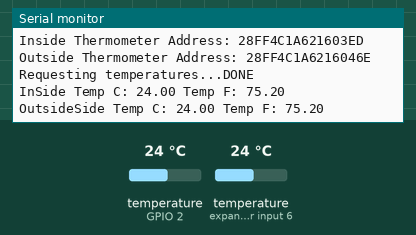
The program below on a simulated ESP8266 (Wemos D1 mini). Parts: the last lines printed to the serial monitor. The test bench sets the inputs (shaded band); at power-on: temperature (sensors on GPIO 2, expander input 6) 24 °C.

Above: at 1.2 s.
1.3 s: temperature (sensor on GPIO 2) set to 12 °C
At 1.34 s:
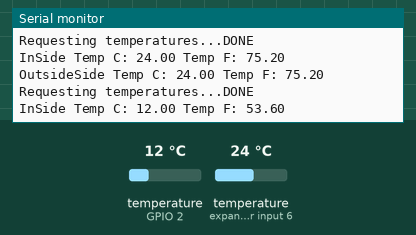
2.9 s: temperature (sensor on expander input 6) set to 12 °C
At 4.2 s:
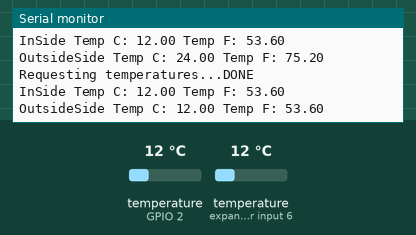
4.5 s: temperature (sensor on GPIO 2) set to 19 °C
At 5.5 s:
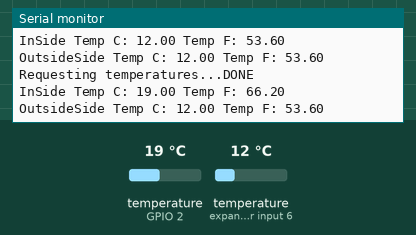
6.1 s: temperature (sensor on expander input 6) set to 19 °C
At 7.8 s:
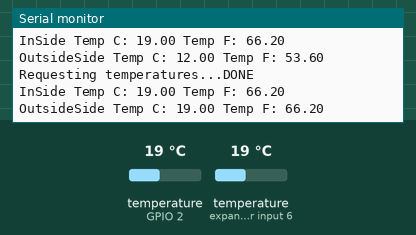
Timing chart, 0 to 8.7 s (numbered marks = the images above; inputs shaded):
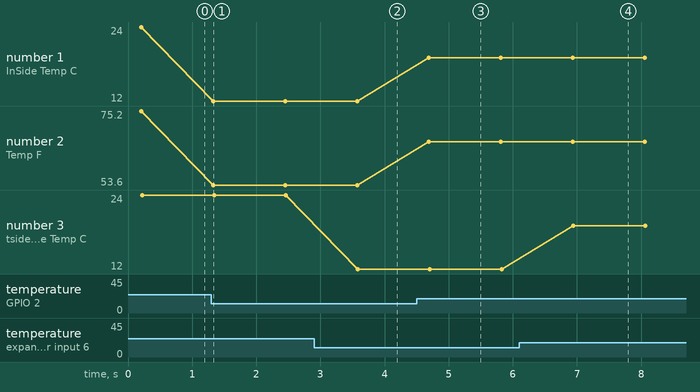

The program:

main.cpp
```cpp
#include <Arduino.h>

// Include the libraries we need
#include <OneWire.h>
#include <DallasTemperature.h>

// In this example the one_wire_bus is connected to GPIO 2 - You can change this value if you want
// to use another pin.
#define ONE_WIRE_BUS 2

//set resolution of all devices to 9, 10, 11, or 12 bits
//setting the resolution to 9 basically gives .5 degrees of resolution which is probably dandy
#define TEMPERATURE_PRECISION 9

// Setup a oneWire instance to communicate with any OneWire devices (not just Maxim/Dallas temperature ICs)
OneWire oneWire(ONE_WIRE_BUS);

// Declate a DallasTemperature object, passing it the address of the OneWire object
DallasTemperature sensors(&oneWire);

// arrays to hold device addresses
DeviceAddress insideThermometer, outsideThermometer;


void printAddress2(DeviceAddress deviceAddress)
{
  for (uint8_t i = 0; i < 8; i++)
  {
    if (deviceAddress[i] < 16) Serial.print("0");
    Serial.print(deviceAddress[i], HEX);
  }
}
void setup(void)
{
  // start serial port
  Serial.begin(9600);
  Serial.println("Startup");

  // Start sensors object
  sensors.begin();

  // locate devices on the bus
  Serial.print("Locating devices...");
  Serial.print("Found ");
  Serial.print(sensors.getDeviceCount(), DEC);
  Serial.println(" devices.");


  // This code assigns the addresses of the two temperature sensors in the order they are discovered
  // Each sensor has a unique ID - and the getAddress() function scans  through the possible ID's till
  // it finds one - so if you ask for the first device, it will always return whichever sensor has the
  // lower ID.
 if (!sensors.getAddress(insideThermometer, 0)) Serial.println("Unable to find address for Device 0");
 if (!sensors.getAddress(outsideThermometer, 1)) Serial.println("Unable to find address for Device 1");


  // report the addresses we found
  Serial.print("Inside Thermometer Address: ");
  printAddress2(insideThermometer);
  Serial.println();

  Serial.print("Outside Thermometer Address: ");
  printAddress2(outsideThermometer);
  Serial.println();

  // set the resolution of the device to the TEMPERATURE_PRECISION value we defined above
  sensors.setResolution(insideThermometer, TEMPERATURE_PRECISION);
  sensors.setResolution(outsideThermometer, TEMPERATURE_PRECISION);


  Serial.println();

}


// function to print the temperature for a device
void printTemperature(DeviceAddress deviceAddress)
{
  float tempC = sensors.getTempC(deviceAddress);
  if(tempC == DEVICE_DISCONNECTED_C)
  {
    Serial.println("Error: Could not read temperature data");
    return;
  }
  Serial.print("Temp C: ");
  Serial.print(tempC);
  Serial.print(" Temp F: ");
  Serial.print(DallasTemperature::toFahrenheit(tempC));
}

// function to print a device's resolution
void printResolution(DeviceAddress deviceAddress)
{
  Serial.print("Resolution: ");
  Serial.print(sensors.getResolution(deviceAddress));
  Serial.println();
}


// main function to print information about a device
void printData(DeviceAddress deviceAddress)
{
  //Serial.print("Device Address: ");
  //printAddress2(deviceAddress);
  Serial.print(" ");
  printTemperature(deviceAddress);
  Serial.println();
}

/*
   Main function, calls the temperatures in a loop.
*/
void loop(void)
{
  // call sensors.requestTemperatures() to issue a global temperature
  // request to all devices on the bus
  Serial.print("Requesting temperatures...");
  sensors.requestTemperatures();
  Serial.println("DONE");

  // print the device information
  Serial.print("InSide ");

  printTemperature(insideThermometer);
  Serial.println();
  Serial.print("OutsideSide ");

  printTemperature(outsideThermometer);
  Serial.println();

  //  Serial1.println("I'm awake, but I'm going into deep sleep mode for 10 seconds");
 // ESP.deepSleep(10e6);
 delay(1000);


}
```

Measured:
- after the input at 1.3 s, the serial monitor: prints a new line at once (image 1)
- after the input at 2.9 s, the serial monitor: prints a new line after 0.68 s (image 2)
- after the input at 4.5 s, the serial monitor: prints a new line after 0.19 s (image 3)
- after the input at 6.1 s, the serial monitor: prints a new line after 0.85 s (image 4)
- plotted number 1: 24 → 12 after the input at 1.3 s, 12 → 19 after the input at 4.5 s
- plotted number 2: 75.2 → 53.6 after the input at 1.3 s, 53.6 → 66.2 after the input at 4.5 s
